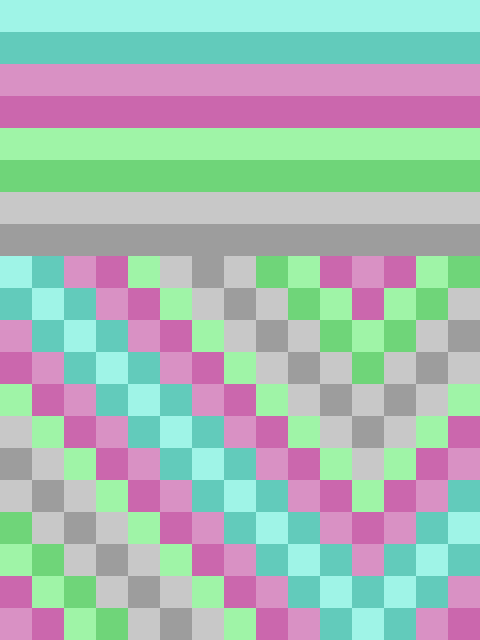

Rendered tile map (Tiled .tmx) drawn with the repository's tilesets; below, a short description and the full map source, tile grids included:
An orthogonal 15x20 tile map with 32x32 px tiles, 1 tile layer (Tile Layer 1).

<map version="1.0" tiledversion="1.1.5" orientation="orthogonal" renderorder="right-down" width="15" height="20" tilewidth="32" tileheight="32" infinite="0" nextlayerid="2" nextobjectid="1">
 <properties>
  <property name="coordinate_offset" value="0.0, 0.0, 0.0" />
 </properties>
 <tileset firstgid="1" source="../tilesets/tileset1.tsx" />
 <layer id="1" name="Tile Layer 1" width="15" height="20">
  <properties>
   <property name="placeholder_bool_prop" type="bool" value="true" />
  </properties>
  <data encoding="csv">
1,1,1,1,1,1,1,1,1,1,1,1,1,1,1,
2,2,2,2,2,2,2,2,2,2,2,2,2,2,2,
3,3,3,3,3,3,3,3,3,3,3,3,3,3,3,
4,4,4,4,4,4,4,4,4,4,4,4,4,4,4,
5,5,5,5,5,5,5,5,5,5,5,5,5,5,5,
6,6,6,6,6,6,6,6,6,6,6,6,6,6,6,
7,7,7,7,7,7,7,7,7,7,7,7,7,7,7,
8,8,8,8,8,8,8,8,8,8,8,8,8,8,8,
1,2,3,4,5,7,8,7,6,5,4,3,4,5,6,
2,1,2,3,4,5,7,8,7,6,5,4,5,6,7,
3,2,1,2,3,4,5,7,8,7,6,5,6,7,8,
4,3,2,1,2,3,4,5,7,8,7,6,7,8,7,
5,4,3,2,1,2,3,4,5,7,8,7,8,7,5,
7,5,4,3,2,1,2,3,4,5,7,8,7,5,4,
8,7,5,4,3,2,1,2,3,4,5,7,5,4,3,
7,8,7,5,4,3,2,1,2,3,4,5,4,3,2,
6,7,8,7,5,4,3,2,1,2,3,4,3,2,1,
5,6,7,8,7,5,4,3,2,1,2,3,2,1,2,
4,5,6,7,8,7,5,4,3,2,1,2,1,2,3,
3,4,5,6,7,8,7,5,4,3,2,1,2,3,4
</data>
 </layer>
</map>
